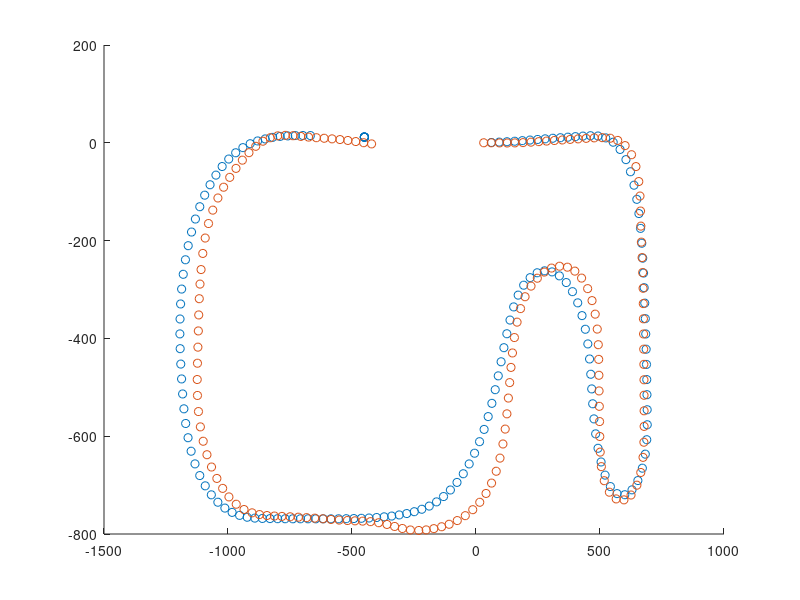

This figure's MATLAB source: (Note: this script raises an error after producing the figure.)
data = load("log_data.txt");
target_x_point = data(:, 1);%目標x座標
target_y_point = data(:, 2);%目標y座標
theta_10mm = data(:, 3);%目標車体角速度
now_x_point = data(:, 4);%現在x座標
now_y_point = data(:, 5);%現在y座標
now_theta = data(:,6);%現在車体角速度
error_x = data(:, 7);%x座標の誤差
error_y = data(:, 8);%y座標の誤差
error_theta = data(:, 9);%車体角速度の誤差
target_velocity = data(:, 10);%目標並進速度
target_angularvelocity = data(:, 11);%目標車体角速度
now_velociy = data(:, 12);%現在速度
now_angularvelocity = data(:, 13);%現在角速度

% データが有るところだけ抽出
target_x_point = nonzeros(target_x_point);
target_y_point = target_y_point(1:size(target_x_point));
now_x_point = nonzeros(now_x_point);
now_y_point = now_y_point(1:size(now_x_point));

theta_adj = target_y_point .* 1;

x_r = 0;
y_r = 0;
x_c = 0;
y_c = 0;
th = 0;

X_R = [];
Y_R = [];
X_C = [];
Y_C = [];
for i = 1:size(target_x_point)
    x_r = target_x_point(i);
    y_r = target_y_point(i);
    x_c = now_x_point(i);
    y_c = now_y_point(i);
    X_R = [X_R x_r];
    Y_R = [Y_R y_r];
    X_C = [X_C x_c];
    Y_C = [Y_C y_c];
end

figure(1);%コースxy座標をプロット
scatter(X_R, Y_R, 'red')
hold on
scatter(X_C, Y_C, 'blue')
xline(0,"-r")
xline(-1000,"-r")
yline(0,"-r")
grid on
grid minor
axis equal
legend('Target Point (red)', 'Now Point (blue)')

figure(2);%速度・角速度の差をプロット
subplot(2, 1, 1)
plot(target_velocity, 'color', 'red')
hold on
plot(now_velociy, 'color', 'blue')
grid on
title('Velocity(m/s)')
legend('Target Velocity (red)', 'Now Velocity (blue)')

subplot(2, 1, 2)
plot(target_angularvelocity, 'color', 'red')
hold on
plot(now_angularvelocity, 'color', 'blue')
yline(0,"-g")
grid on
title('AngularVelocity(rad/s)')
legend('Target Angularvelocity (red)', 'Now Angularvelocity (blue)')

figure(3);%Error分を出力
subplot(2, 1, 1)
plot(error_x)
yline(0,"-r")
yline(10,"-g")
%ylim([-10 50])
grid on
title('Error X')

subplot(2, 1, 2)
plot(error_y)
yline(0,"-r")
grid on
title('Error Y')
